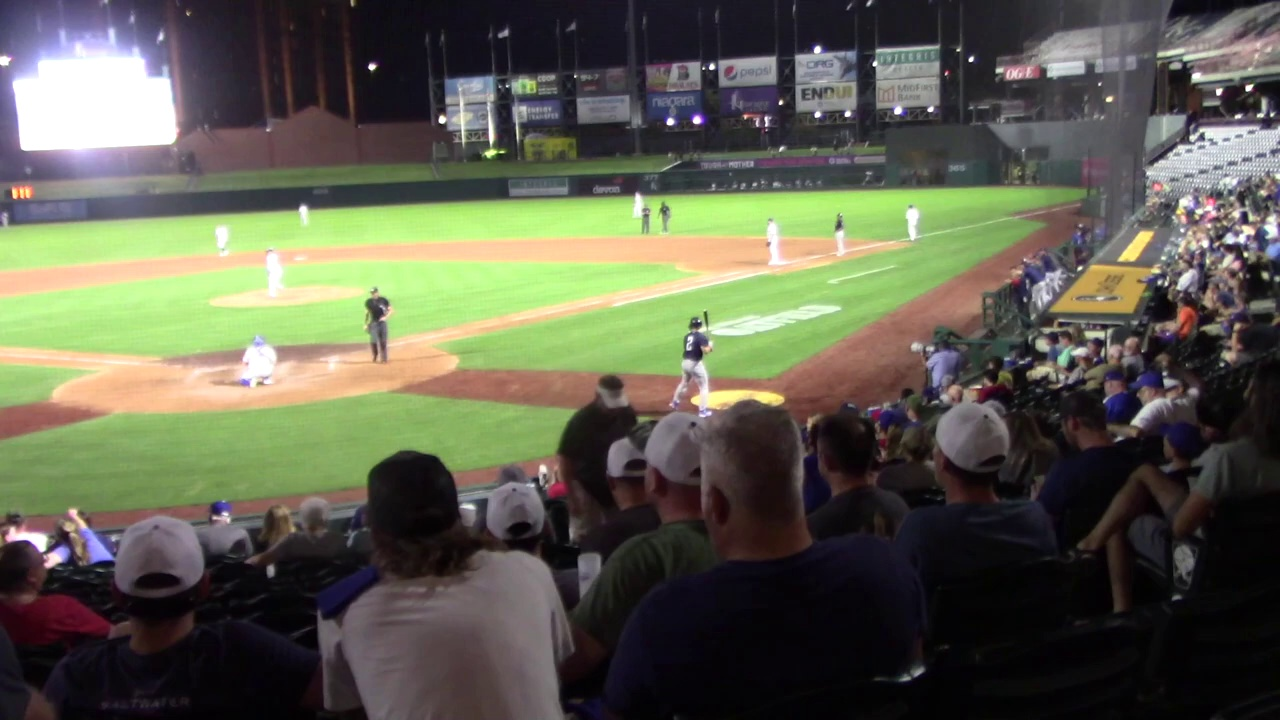
#> input picture videoprocessing/frame0.jpg, 1280 x 720 px
$ python sepiatest.py
#> lines starting #> are read from the running program, lines starting #| are printed output that depends on the picture
#> the answer given: frame0.jpg
#> further down, image is the input picture: shape (720, 1280, 3); mean B, G, R 77.9, 93.7, 93.1
# Author: Filipe Chagas
# Email: filipe.ferraz0@gmail.com
# Github profile: github.com/FilipeChagasDev
# Description: Applies the "sepia" effect to an image using OpenCV and Numpy

import numpy as np
import cv2

def sepia(src_image):
    gray = cv2.cvtColor(src_image, cv2.COLOR_BGR2GRAY)
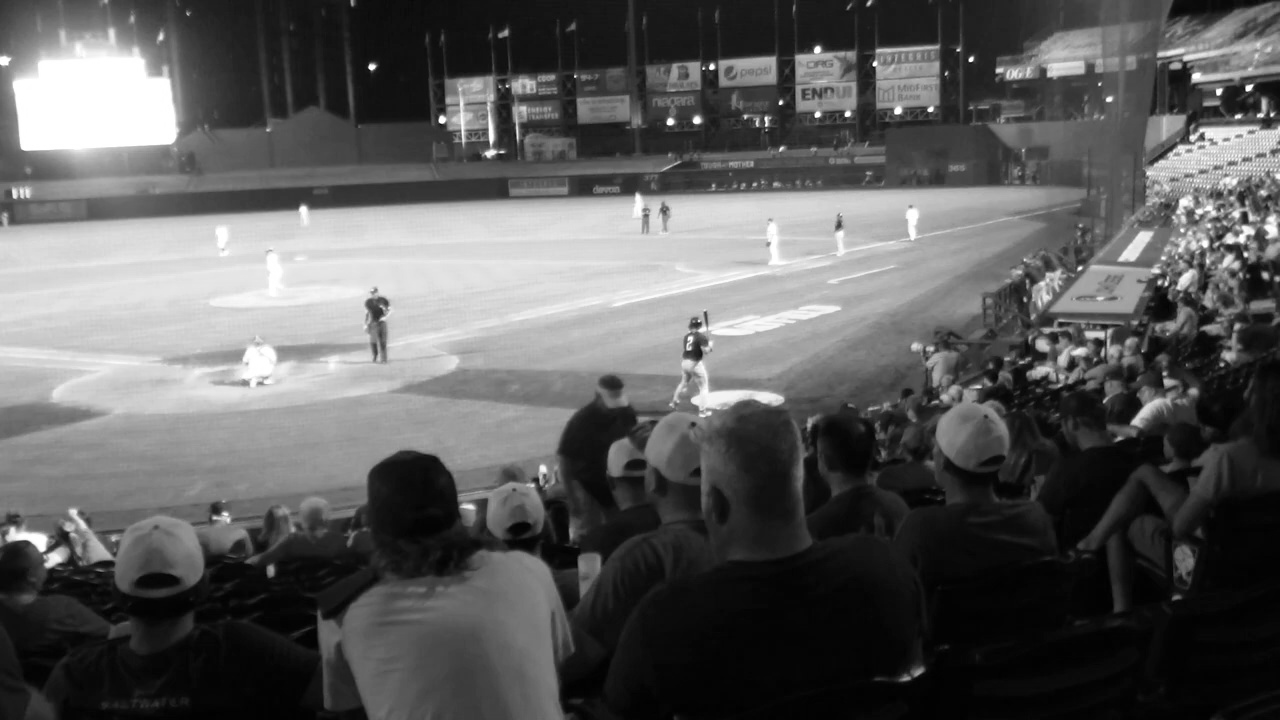
#> gray: shape (720, 1280); min 1, max 255, mean 91.7
    normalized_gray = np.array(gray, np.float32)/255
    #solid color
    sepia = np.ones(src_image.shape)
    sepia[:,:,0] *= 153 #B
    sepia[:,:,1] *= 204 #G
    sepia[:,:,2] *= 255 #R
    #hadamard
    sepia[:,:,0] *= normalized_gray #B
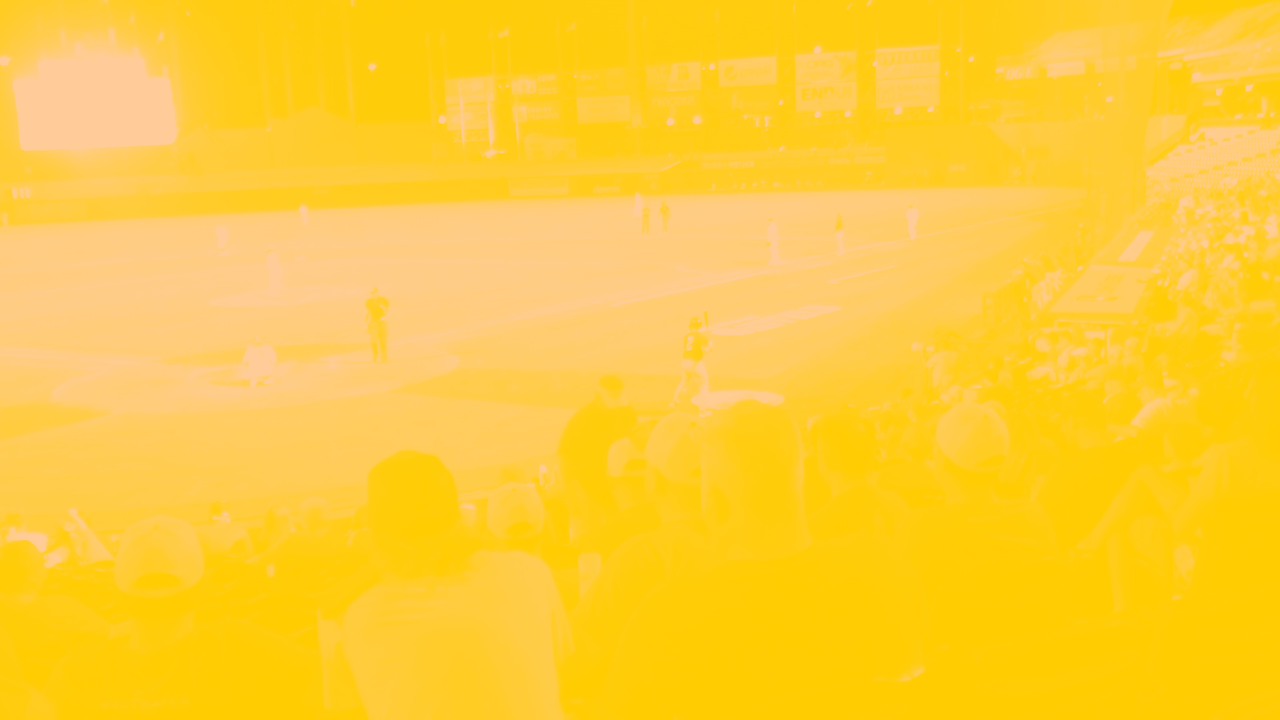
#> sepia: shape (720, 1280, 3) float64; mean of channels 0, 1, 2 55, 204, 255; drawn as B, G, R
    sepia[:,:,1] *= normalized_gray #G
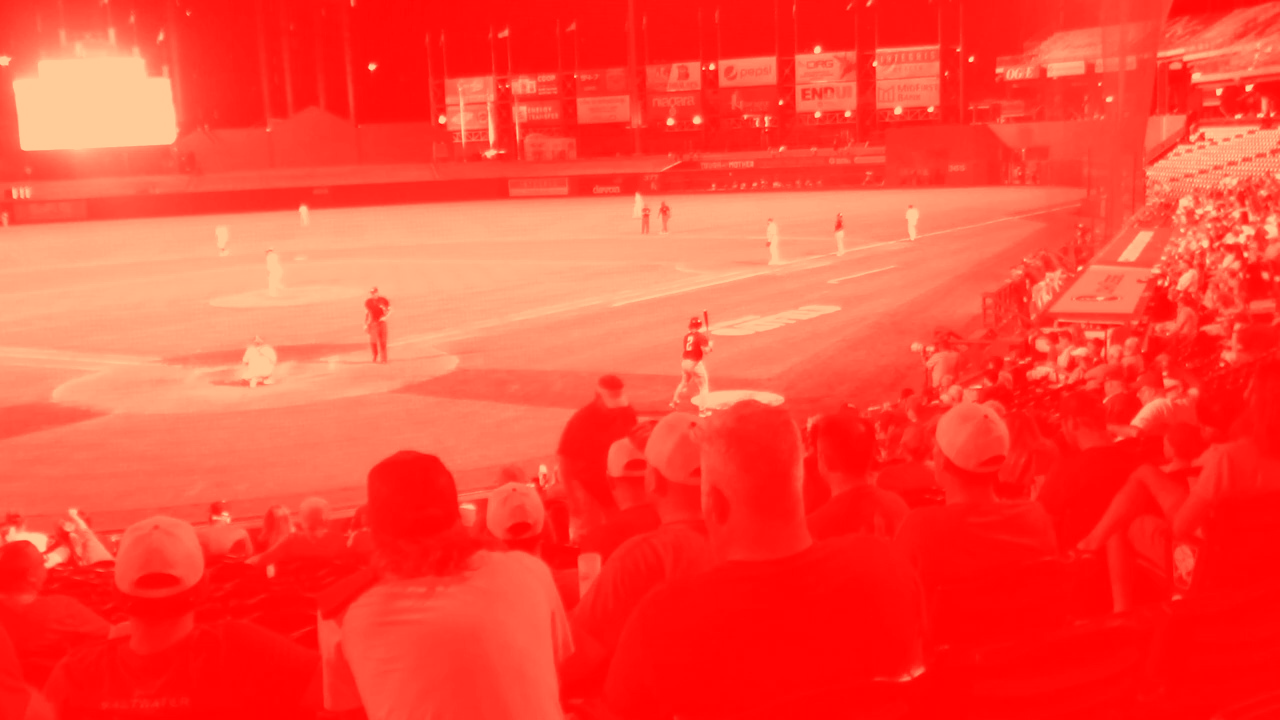
#> sepia: shape (720, 1280, 3) float64; mean of channels 0, 1, 2 55, 73.4, 255; drawn as B, G, R
    sepia[:,:,2] *= normalized_gray #R
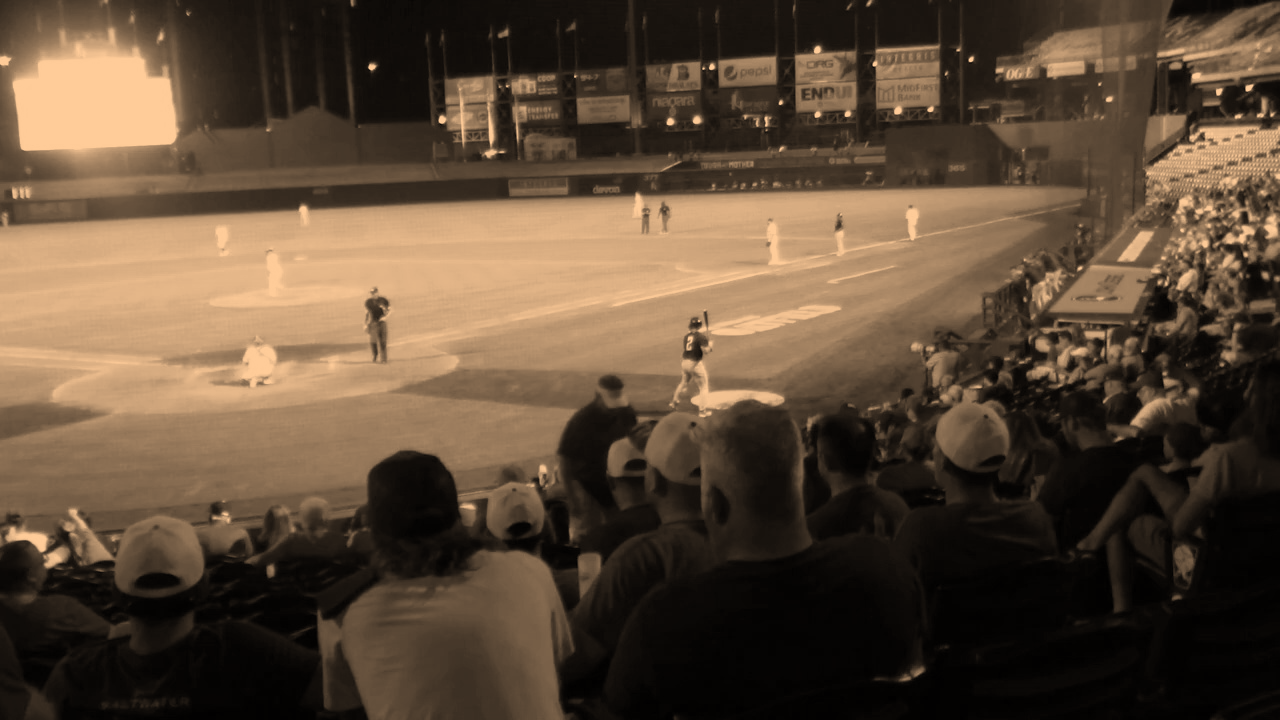
#> sepia: shape (720, 1280, 3) float64; mean of channels 0, 1, 2 55, 73.4, 91.7; drawn as B, G, R
    return np.array(sepia, np.uint8)

image = cv2.imread(input('source filename: '))
image2 = sepia(image)
cv2.imshow('', image2)
cv2.waitKey()
